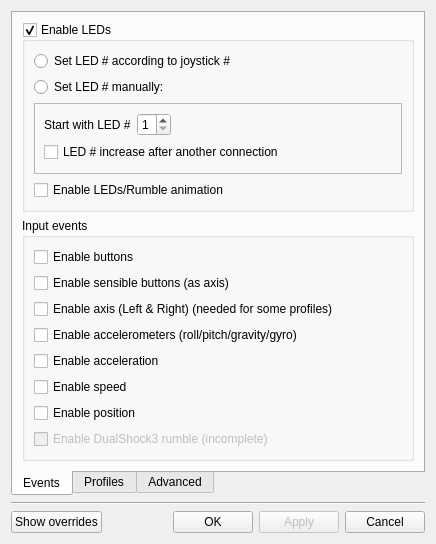
<?xml version="1.0" encoding="UTF-8"?>
<ui version="4.0">
 <class>Dialog</class>
 <widget class="QDialog" name="Dialog">
  <property name="geometry">
   <rect>
    <x>0</x>
    <y>0</y>
    <width>436</width>
    <height>532</height>
   </rect>
  </property>
  <property name="windowTitle">
   <string>QtSixA - Configure Sixaxis</string>
  </property>
  <layout class="QVBoxLayout" name="verticalLayout_7">
   <item>
    <widget class="QTabWidget" name="mainTab">
     <property name="tabPosition">
      <enum>QTabWidget::South</enum>
     </property>
     <property name="currentIndex">
      <number>0</number>
     </property>
     <widget class="QWidget" name="events">
      <attribute name="title">
       <string>Events</string>
      </attribute>
      <layout class="QVBoxLayout" name="verticalLayout_10">
       <item>
        <widget class="QGroupBox" name="groupLED">
         <property name="title">
          <string>Enable LEDs</string>
         </property>
         <property name="alignment">
          <set>Qt::AlignLeading|Qt::AlignLeft|Qt::AlignTop</set>
         </property>
         <property name="checkable">
          <bool>true</bool>
         </property>
         <layout class="QVBoxLayout" name="verticalLayout_5">
          <item>
           <widget class="QRadioButton" name="optLEDn">
            <property name="enabled">
             <bool>true</bool>
            </property>
            <property name="text">
             <string>Set LED # according to joystick #</string>
            </property>
            <property name="checkable">
             <bool>true</bool>
            </property>
           </widget>
          </item>
          <item>
           <widget class="QRadioButton" name="optLEDm">
            <property name="text">
             <string>Set LED # manually:</string>
            </property>
           </widget>
          </item>
          <item>
           <widget class="QFrame" name="frameLED">
            <property name="frameShape">
             <enum>QFrame::StyledPanel</enum>
            </property>
            <property name="frameShadow">
             <enum>QFrame::Sunken</enum>
            </property>
            <layout class="QVBoxLayout" name="verticalLayout">
             <item>
              <layout class="QHBoxLayout" name="horizontalLayout_2">
               <item>
                <widget class="QLabel" name="labelLED">
                 <property name="text">
                  <string>Start with LED #</string>
                 </property>
                </widget>
               </item>
               <item>
                <widget class="QSpinBox" name="spinLED">
                 <property name="minimum">
                  <number>1</number>
                 </property>
                 <property name="maximum">
                  <number>7</number>
                 </property>
                </widget>
               </item>
               <item>
                <spacer name="horizontalSpacer_3">
                 <property name="orientation">
                  <enum>Qt::Horizontal</enum>
                 </property>
                 <property name="sizeHint" stdset="0">
                  <size>
                   <width>40</width>
                   <height>20</height>
                  </size>
                 </property>
                </spacer>
               </item>
              </layout>
             </item>
             <item>
              <widget class="QCheckBox" name="checkLED_plus">
               <property name="text">
                <string>LED # increase after another connection</string>
               </property>
              </widget>
             </item>
            </layout>
           </widget>
          </item>
          <item>
           <widget class="QCheckBox" name="checkLED_anim">
            <property name="text">
             <string>Enable LEDs/Rumble animation</string>
            </property>
           </widget>
          </item>
         </layout>
        </widget>
       </item>
       <item>
        <widget class="QGroupBox" name="groupInput">
         <property name="title">
          <string>Input events</string>
         </property>
         <property name="alignment">
          <set>Qt::AlignLeading|Qt::AlignLeft|Qt::AlignTop</set>
         </property>
         <layout class="QHBoxLayout" name="horizontalLayout_6">
          <item>
           <layout class="QVBoxLayout" name="verticalLayout_4">
            <item>
             <widget class="QCheckBox" name="checkButtons">
              <property name="text">
               <string>Enable buttons</string>
              </property>
             </widget>
            </item>
            <item>
             <widget class="QCheckBox" name="checkSButtons">
              <property name="text">
               <string>Enable sensible buttons (as axis)</string>
              </property>
             </widget>
            </item>
            <item>
             <widget class="QCheckBox" name="checkAxis">
              <property name="text">
               <string>Enable axis (Left &amp;&amp; Right) (needed for some profiles)</string>
              </property>
             </widget>
            </item>
            <item>
             <widget class="QCheckBox" name="checkAccel">
              <property name="text">
               <string>Enable accelerometers (roll/pitch/gravity/gyro)</string>
              </property>
             </widget>
            </item>
            <item>
             <widget class="QCheckBox" name="checkAccon">
              <property name="text">
               <string>Enable acceleration</string>
              </property>
             </widget>
            </item>
            <item>
             <widget class="QCheckBox" name="checkSpeed">
              <property name="text">
               <string>Enable speed</string>
              </property>
             </widget>
            </item>
            <item>
             <widget class="QCheckBox" name="checkPos">
              <property name="enabled">
               <bool>true</bool>
              </property>
              <property name="text">
               <string>Enable position</string>
              </property>
             </widget>
            </item>
            <item>
             <widget class="QCheckBox" name="checkRumble">
              <property name="enabled">
               <bool>false</bool>
              </property>
              <property name="text">
               <string>Enable DualShock3 rumble (incomplete)</string>
              </property>
             </widget>
            </item>
           </layout>
          </item>
          <item>
           <spacer name="horizontalSpacer_2">
            <property name="orientation">
             <enum>Qt::Horizontal</enum>
            </property>
            <property name="sizeHint" stdset="0">
             <size>
              <width>174</width>
              <height>20</height>
             </size>
            </property>
           </spacer>
          </item>
         </layout>
        </widget>
       </item>
      </layout>
     </widget>
     <widget class="QWidget" name="profiles">
      <attribute name="title">
       <string>Profiles</string>
      </attribute>
      <layout class="QVBoxLayout" name="verticalLayout_3">
       <item>
        <widget class="QGroupBox" name="inputBox">
         <property name="statusTip">
          <string>Select one profile to preview. Click on apply if you want it</string>
         </property>
         <property name="title">
          <string>Use Sixaxis as Mouse/Keyboard</string>
         </property>
         <property name="alignment">
          <set>Qt::AlignLeading|Qt::AlignLeft|Qt::AlignTop</set>
         </property>
         <property name="checkable">
          <bool>true</bool>
         </property>
         <property name="checked">
          <bool>true</bool>
         </property>
         <layout class="QVBoxLayout" name="verticalLayout_2">
          <item>
           <widget class="QLabel" name="sPic">
            <property name="minimumSize">
             <size>
              <width>300</width>
              <height>205</height>
             </size>
            </property>
            <property name="statusTip">
             <string>Preview of the selected profile appears here</string>
            </property>
            <property name="frameShape">
             <enum>QFrame::Panel</enum>
            </property>
            <property name="frameShadow">
             <enum>QFrame::Sunken</enum>
            </property>
            <property name="text">
             <string/>
            </property>
            <property name="pixmap">
             <pixmap>../../../../../../usr/share/qtsixa/pics/sixa_none.png</pixmap>
            </property>
            <property name="alignment">
             <set>Qt::AlignCenter</set>
            </property>
           </widget>
          </item>
          <item>
           <layout class="QHBoxLayout" name="horizontalLayout_7">
            <item>
             <widget class="QLabel" name="label_input">
              <property name="statusTip">
               <string>Select one profile to preview. Click on apply if you want it</string>
              </property>
              <property name="text">
               <string>Use the following profile:</string>
              </property>
             </widget>
            </item>
            <item>
             <widget class="QComboBox" name="inputComboBox">
              <property name="statusTip">
               <string>Select one profile to preview. Click on apply if you want it</string>
              </property>
              <item>
               <property name="text">
                <string>None</string>
               </property>
              </item>
             </widget>
            </item>
           </layout>
          </item>
          <item>
           <layout class="QHBoxLayout" name="horizontalLayout_3">
            <item>
             <spacer name="horizontalSpacer_4">
              <property name="orientation">
               <enum>Qt::Horizontal</enum>
              </property>
              <property name="sizeHint" stdset="0">
               <size>
                <width>40</width>
                <height>20</height>
               </size>
              </property>
             </spacer>
            </item>
            <item>
             <widget class="QPushButton" name="b_new">
              <property name="enabled">
               <bool>true</bool>
              </property>
              <property name="statusTip">
               <string>This allows you to create your own profiles</string>
              </property>
              <property name="text">
               <string>Create New...</string>
              </property>
              <property name="icon">
               <iconset>
                <normaloff>../../../../../../usr/share/qtsixa/icons/new.png</normaloff>../../../../../../usr/share/qtsixa/icons/new.png</iconset>
              </property>
             </widget>
            </item>
            <item>
             <spacer name="horizontalSpacer_5">
              <property name="orientation">
               <enum>Qt::Horizontal</enum>
              </property>
              <property name="sizeHint" stdset="0">
               <size>
                <width>40</width>
                <height>20</height>
               </size>
              </property>
             </spacer>
            </item>
            <item>
             <widget class="QPushButton" name="b_add">
              <property name="statusTip">
               <string>This allows you to add your custom created profiles</string>
              </property>
              <property name="text">
               <string>Add New...</string>
              </property>
              <property name="icon">
               <iconset>
                <normaloff>../../../../../../usr/share/qtsixa/icons/plus.png</normaloff>../../../../../../usr/share/qtsixa/icons/plus.png</iconset>
              </property>
             </widget>
            </item>
            <item>
             <spacer name="horizontalSpacer_6">
              <property name="orientation">
               <enum>Qt::Horizontal</enum>
              </property>
              <property name="sizeHint" stdset="0">
               <size>
                <width>40</width>
                <height>20</height>
               </size>
              </property>
             </spacer>
            </item>
           </layout>
          </item>
         </layout>
        </widget>
       </item>
       <item>
        <widget class="QGroupBox" name="group_specific">
         <property name="enabled">
          <bool>true</bool>
         </property>
         <property name="statusTip">
          <string/>
         </property>
         <property name="title">
          <string>Assign a specific configuration to a specific Sixaxis</string>
         </property>
         <property name="alignment">
          <set>Qt::AlignLeading|Qt::AlignLeft|Qt::AlignTop</set>
         </property>
         <property name="checkable">
          <bool>true</bool>
         </property>
         <layout class="QVBoxLayout" name="verticalLayout_15">
          <item>
           <layout class="QHBoxLayout" name="horizontalLayout_17">
            <item>
             <widget class="QLabel" name="label_specific_device">
              <property name="statusTip">
               <string>Apply only for this Sixaxis</string>
              </property>
              <property name="text">
               <string>For this Sixaxis: &lt;i&gt;(must be bluetooth)&lt;/i&gt;</string>
              </property>
             </widget>
            </item>
            <item>
             <widget class="QComboBox" name="combo_specific_device">
              <property name="enabled">
               <bool>true</bool>
              </property>
              <property name="statusTip">
               <string>Apply only for this Sixaxis</string>
              </property>
             </widget>
            </item>
           </layout>
          </item>
          <item>
           <layout class="QHBoxLayout" name="horizontalLayout_18">
            <item>
             <widget class="QLabel" name="label">
              <property name="text">
               <string>Always use this profile:</string>
              </property>
             </widget>
            </item>
            <item>
             <widget class="QComboBox" name="combo_specific_profiles">
              <property name="statusTip">
               <string>Override with this profile</string>
              </property>
              <item>
               <property name="text">
                <string>None</string>
               </property>
              </item>
             </widget>
            </item>
           </layout>
          </item>
         </layout>
        </widget>
       </item>
      </layout>
     </widget>
     <widget class="QWidget" name="advTab">
      <attribute name="title">
       <string>Advanced</string>
      </attribute>
      <layout class="QVBoxLayout" name="verticalLayout_9">
       <item>
        <widget class="QGroupBox" name="groupPS3">
         <property name="title">
          <string>Legacy Driver</string>
         </property>
         <property name="alignment">
          <set>Qt::AlignCenter</set>
         </property>
         <layout class="QVBoxLayout" name="verticalLayout_6">
          <item>
           <widget class="QCheckBox" name="checkLegacy">
            <property name="text">
             <string>Use Legacy driver (disables sixad driver!)</string>
            </property>
           </widget>
          </item>
          <item>
           <widget class="QLabel" name="label_2">
            <property name="text">
             <string>&lt;!DOCTYPE HTML PUBLIC &quot;-//W3C//DTD HTML 4.0//EN&quot; &quot;http://www.w3.org/TR/REC-html40/strict.dtd&quot;&gt;
&lt;html&gt;&lt;head&gt;&lt;meta name=&quot;qrichtext&quot; content=&quot;1&quot; /&gt;&lt;style type=&quot;text/css&quot;&gt;
p, li { white-space: pre-wrap; }
&lt;/style&gt;&lt;/head&gt;&lt;body style=&quot; font-family:'DejaVu Sans'; font-size:8pt; font-weight:400; font-style:normal;&quot;&gt;
&lt;p style=&quot; margin-top:0px; margin-bottom:0px; margin-left:0px; margin-right:0px; -qt-block-indent:0; text-indent:0px;&quot;&gt;&lt;span style=&quot; font-style:italic;&quot;&gt;This option will disable the sixad driver for Sixaxis&lt;/span&gt;&lt;/p&gt;
&lt;p style=&quot; margin-top:0px; margin-bottom:0px; margin-left:0px; margin-right:0px; -qt-block-indent:0; text-indent:0px;&quot;&gt;&lt;span style=&quot; font-style:italic;&quot;&gt;and use the default driver (same as USB).&lt;/span&gt;&lt;/p&gt;
&lt;p style=&quot; margin-top:0px; margin-bottom:0px; margin-left:0px; margin-right:0px; -qt-block-indent:0; text-indent:0px;&quot;&gt;&lt;span style=&quot; font-style:italic;&quot;&gt;The option &quot;Set LED # according to joystick #&quot; is&lt;/span&gt;&lt;/p&gt;
&lt;p style=&quot; margin-top:0px; margin-bottom:0px; margin-left:0px; margin-right:0px; -qt-block-indent:0; text-indent:0px;&quot;&gt;&lt;span style=&quot; font-style:italic;&quot;&gt;not available in this mode&lt;/span&gt;&lt;/p&gt;&lt;/body&gt;&lt;/html&gt;</string>
            </property>
            <property name="alignment">
             <set>Qt::AlignCenter</set>
            </property>
           </widget>
          </item>
         </layout>
        </widget>
       </item>
       <item>
        <widget class="QGroupBox" name="groupBox">
         <property name="title">
          <string>sixad at boot</string>
         </property>
         <property name="alignment">
          <set>Qt::AlignCenter</set>
         </property>
         <layout class="QVBoxLayout" name="verticalLayout_8">
          <item>
           <widget class="QCheckBox" name="checkBoot">
            <property name="enabled">
             <bool>true</bool>
            </property>
            <property name="text">
             <string>Auto-start sixad driver at boot</string>
            </property>
           </widget>
          </item>
          <item>
           <widget class="QLabel" name="label_3">
            <property name="enabled">
             <bool>true</bool>
            </property>
            <property name="text">
             <string>&lt;!DOCTYPE HTML PUBLIC &quot;-//W3C//DTD HTML 4.0//EN&quot; &quot;http://www.w3.org/TR/REC-html40/strict.dtd&quot;&gt;
&lt;html&gt;&lt;head&gt;&lt;meta name=&quot;qrichtext&quot; content=&quot;1&quot; /&gt;&lt;style type=&quot;text/css&quot;&gt;
p, li { white-space: pre-wrap; }
&lt;/style&gt;&lt;/head&gt;&lt;body style=&quot; font-family:'DejaVu Sans'; font-size:8pt; font-weight:400; font-style:normal;&quot;&gt;
&lt;p style=&quot; margin-top:0px; margin-bottom:0px; margin-left:0px; margin-right:0px; -qt-block-indent:0; text-indent:0px;&quot;&gt;&lt;span style=&quot; font-style:italic;&quot;&gt;This option will make normal bluetooth unusable,&lt;/span&gt;&lt;/p&gt;
&lt;p style=&quot; margin-top:0px; margin-bottom:0px; margin-left:0px; margin-right:0px; -qt-block-indent:0; text-indent:0px;&quot;&gt;&lt;span style=&quot; font-style:italic;&quot;&gt;but sixad will connect all devices right away.&lt;/span&gt;&lt;/p&gt;
&lt;p style=&quot; margin-top:0px; margin-bottom:0px; margin-left:0px; margin-right:0px; -qt-block-indent:0; text-indent:0px;&quot;&gt;&lt;span style=&quot; font-style:italic;&quot;&gt;You can cancel this action anytime by stopping sixad&lt;/span&gt;&lt;/p&gt;&lt;/body&gt;&lt;/html&gt;</string>
            </property>
            <property name="alignment">
             <set>Qt::AlignCenter</set>
            </property>
           </widget>
          </item>
         </layout>
        </widget>
       </item>
       <item>
        <widget class="QGroupBox" name="groupBox_2">
         <property name="title">
          <string>sixad debugging messages</string>
         </property>
         <layout class="QVBoxLayout" name="verticalLayout_11">
          <item>
           <widget class="QCheckBox" name="checkDebug">
            <property name="text">
             <string>Enable debug messages in sixad</string>
            </property>
           </widget>
          </item>
          <item>
           <widget class="QLabel" name="label_4">
            <property name="text">
             <string>&lt;i&gt;This option will print additional information when&lt;br&gt;
running sixad from a terminal.&lt;br&gt;
Please activate it if you want to report a bug&lt;/i&gt;</string>
            </property>
            <property name="alignment">
             <set>Qt::AlignHCenter|Qt::AlignTop</set>
            </property>
           </widget>
          </item>
         </layout>
        </widget>
       </item>
       <item>
        <spacer name="verticalSpacer">
         <property name="orientation">
          <enum>Qt::Vertical</enum>
         </property>
         <property name="sizeHint" stdset="0">
          <size>
           <width>20</width>
           <height>40</height>
          </size>
         </property>
        </spacer>
       </item>
      </layout>
     </widget>
    </widget>
   </item>
   <item>
    <widget class="Line" name="line">
     <property name="orientation">
      <enum>Qt::Horizontal</enum>
     </property>
    </widget>
   </item>
   <item>
    <layout class="QHBoxLayout" name="horizontalLayout">
     <item>
      <widget class="QPushButton" name="b_overrides">
       <property name="statusTip">
        <string>Show the currently set overrides</string>
       </property>
       <property name="text">
        <string>Show overrides</string>
       </property>
       <property name="icon">
        <iconset>
         <normaloff>../../../../../../usr/share/qtsixa/icons/info.png</normaloff>../../../../../../usr/share/qtsixa/icons/info.png</iconset>
       </property>
      </widget>
     </item>
     <item>
      <spacer name="horizontalSpacer">
       <property name="orientation">
        <enum>Qt::Horizontal</enum>
       </property>
       <property name="sizeHint" stdset="0">
        <size>
         <width>40</width>
         <height>20</height>
        </size>
       </property>
      </spacer>
     </item>
     <item>
      <widget class="QPushButton" name="b_ok">
       <property name="text">
        <string>OK</string>
       </property>
       <property name="icon">
        <iconset>
         <normaloff>../../../../../../usr/share/qtsixa/icons/ok.png</normaloff>../../../../../../usr/share/qtsixa/icons/ok.png</iconset>
       </property>
      </widget>
     </item>
     <item>
      <widget class="QPushButton" name="b_apply">
       <property name="enabled">
        <bool>false</bool>
       </property>
       <property name="text">
        <string>Apply</string>
       </property>
       <property name="icon">
        <iconset>
         <normaloff>../../../../../../usr/share/qtsixa/icons/apply.png</normaloff>../../../../../../usr/share/qtsixa/icons/apply.png</iconset>
       </property>
      </widget>
     </item>
     <item>
      <widget class="QPushButton" name="b_cancel">
       <property name="text">
        <string>Cancel</string>
       </property>
       <property name="icon">
        <iconset>
         <normaloff>../../../../../../usr/share/qtsixa/icons/cancel.png</normaloff>../../../../../../usr/share/qtsixa/icons/cancel.png</iconset>
       </property>
      </widget>
     </item>
    </layout>
   </item>
  </layout>
 </widget>
 <resources/>
 <connections>
  <connection>
   <sender>b_cancel</sender>
   <signal>clicked()</signal>
   <receiver>Dialog</receiver>
   <slot>close()</slot>
   <hints>
    <hint type="sourcelabel">
     <x>586</x>
     <y>594</y>
    </hint>
    <hint type="destinationlabel">
     <x>253</x>
     <y>245</y>
    </hint>
   </hints>
  </connection>
 </connections>
</ui>
